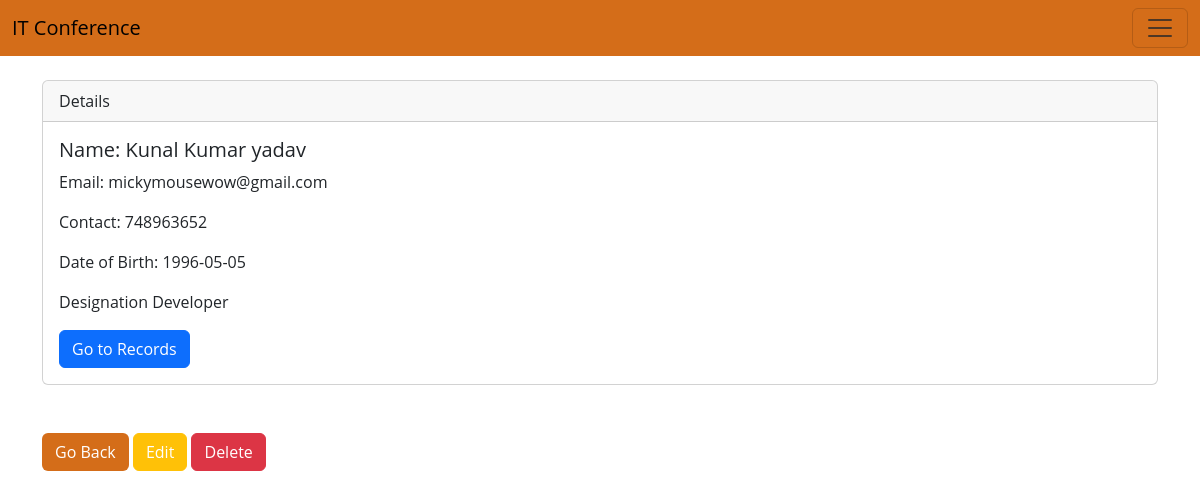
/view.php?id=9, run on the app's committed database.
### tables this page shows
CREATE TABLE IF NOT EXISTS `attendee` (
  `attendee_id` int(11) NOT NULL AUTO_INCREMENT,
  `attendee_name` varchar(100) NOT NULL,
  `attendee_dob` date NOT NULL,
  `attendee_contact` varchar(15) NOT NULL,
  `attendee_email` varchar(100) NOT NULL,
  `attendee_speciality` int(11) NOT NULL,
  PRIMARY KEY (`attendee_id`),
  KEY `fk_attendee_specility` (`attendee_speciality`)
);

CREATE TABLE IF NOT EXISTS `specilities` (
  `speciality_id` int(11) NOT NULL AUTO_INCREMENT,
  `name` varchar(100) NOT NULL,
  PRIMARY KEY (`speciality_id`)
);

### includes/db/conn.php (called while the page is built)
<?php
    $host='127.0.0.1';
    $db='attendance_db';
    $user='root';
    $pass='';
    $charset='utf8mb4';
    $dsn="mysql:host=$host;dbname=$db;charset=$charset";
    try{
        $pdo=new PDO($dsn,$user,$pass);
        $pdo -> setAttribute( PDO::ATTR_ERRMODE,PDO::ERRMODE_EXCEPTION);
    }catch(PDOException $e){
        throw new PDOException($e->getMessage());
    }
    require_once "includes/db/crud.php";
    $crud=new crud($pdo);
?>

### includes/db/crud.php (called while the page is built, shortened)
<?php
class crud
{
    private $db;
    function __construct($conn)
    {
        $this->db = $conn;
    }
    public function getAttendeeDetails($id)
    {
        try {
            $sql = "select * from attendee a inner join specilities s on a.attendee_speciality=s.speciality_id where a.attendee_id=:id";
            $stmt = $this->db->prepare($sql);
            $stmt->bindparam(':id', $id);
            $stmt->execute();
            $result = $stmt->fetch();
            return $result;
        } catch (PDOException $e) {
            $e->getMessage();
            return false;
        }
    }
}

### view.php (the view, shortened to what this page needs)
<?php
require_once "includes/header.php";
require_once "includes/db/conn.php";
if (isset($_GET['id'])) {
    $id = $_GET['id'];
    $result = $crud->getAttendeeDetails($id);
} else {
    echo "<div class='container mt-5'>";
    echo "<h1>Please Check the details; <span style='color:red;'>Something went wrong</span></h1>";
    echo "<a class='btn btn-primary' href='viewRecords.php'>Go Back to View Records<a>";
    echo "</div>";
    exit;
}
?>
<div class="container mt-5 m-main-container">
    <div class="card" style="margin-top:80px;">
        <div class="card-header">
            Details
        </div>
        <div class="card-body">
            <h5 class="card-title">Name: <?php echo $result['attendee_name']; ?></h5>
            <p class="card-text">Email: <?php echo $result['attendee_email']; ?></p>
            <p class="card-text">Contact: <?php echo $result['attendee_contact']; ?> </p>
            <p class="card-text">Date of Birth: <?php echo $result['attendee_dob']; ?> </p>
            <p class="card-text">Designation <?php echo $result['name']; ?> </p>
            <a href="viewRecords.php" class="btn btn-primary">Go to Records</a>
        </div>
    </div>
    <br>
    <br>
    <a class="btn" style="background-color: #d46d19; color:white" href="viewRecords.php">Go Back</a>
    <a class="btn btn-warning" style="color:white" href="edit.php?id=<?php echo $result['attendee_id'] ?>">Edit</a>
    <a onclick="return confirm('Do you want to delete the Record!')" class="btn btn-danger" style="color:white" href="delete.php?id=<?php echo $result['attendee_id'] ?>">Delete</a>
</div>
<?php require_once "includes/footer.php" ?>

### css/Styles.css (style rules this page uses)
body { font-family: "Open Sans", -apple-system, BlinkMacSystemFont, "Segoe UI", Roboto, Oxygen-Sans, Ubuntu, Cantarell, "Helvetica Neue", Helvetica, Arial, sans-serif; }
.m-main-container { margin-top: 80px; }

### data on the page
attendee: attendee_name "Kunal Kumar yadav", attendee_email "mickymousewow@gmail.com", attendee_contact "748963652", attendee_dob "1996-05-05", attendee_speciality.name "Developer"
